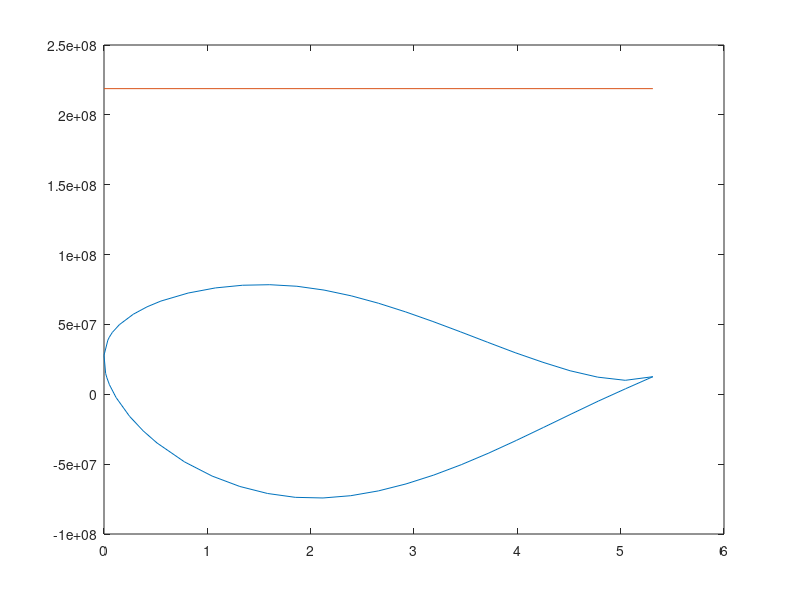

MATLAB code to generate this figure:
clc; clear all ;
%%
load('loads.mat') ;
a=load('n63415-il.dat') ;
c=1.6190 ;
z=-a(:,1)*c*3.28084*0.01;
y= a(:,2)*c*3.28084*0.01;
spar1_ytop=0.1517*3.28084;
spar1_ybot=-0.08855*3.28084;
spar1_z=-0.3*c*3.28084;
spar2_ytop=0.09546*3.28084;
spar2_ybot=-0.031975*3.28084;
spar2_z=-0.7*c*3.28084;
b1=(spar1_ytop-spar1_ybot);
b2=(spar2_ytop-spar2_ybot);
%% thicknesses and Modulus
tw=0.004*3.28084;
tf=tw/2; 
tsc=0.002*3.28084;
hw1=(spar1_ytop-spar1_ybot-2*(tf+tsc));
hw2=(spar2_ytop-spar2_ybot-2*(tf+tsc));
E_al= 1.5351*10^9*32.1522;
E_steel= 4.2*10^9*32.1522;
E_star=E_steel/E_al;
ybar=[(spar1_ytop+spar1_ybot)/2,(spar2_ytop+spar2_ybot)/2];
zbar=[spar1_z,spar2_z];
%% Areas of individual parts
A1=[b1*tsc,b1*tsc,b1*tf,b1*tf,tw*hw1];
A2=[b2*tsc,b2*tsc,b2*tf,b2*tf,tw*hw2];
E=[E_steel,E_steel,E_al,E_al,E_al];
E_star_spar= (1/E_al).*E ;

%% finding spar centroid
A_star_i=[dot(A1,E_star_spar),dot(A2,E_star_spar)];
Sigma_A_star = sum(A_star_i) ;
y_cent_spar= dot(A_star_i,ybar)/Sigma_A_star ;
z_cent_spar= dot(A_star_i,zbar)/Sigma_A_star;

%% adding stigers
no_of_stringer = 4 ;
z_stinger=[z(12),z(9),z(40),z(43)];
y_stinger=[y(12),y(9),y(40),y(43)];

%% stringer centroid 
A_stringer = 0.0052 ; % in ft^2
E_star_stgr = E_steel/E_al ;
EA_stgr = A_stringer*E_star_stgr ;
Sigma_EA_stgr = no_of_stringer*EA_stgr ;
y_cent_stgr = EA_stgr*(sum(y_stinger))/(Sigma_EA_stgr) ;
z_cent_stgr = EA_stgr*(sum(z_stinger))/(Sigma_EA_stgr) ;

%% centroid of spar and stringer
y_cent = (y_cent_spar*Sigma_A_star + y_cent_stgr*Sigma_EA_stgr)/(Sigma_A_star+Sigma_EA_stgr) ;
z_cent = (z_cent_spar*Sigma_A_star + z_cent_stgr*Sigma_EA_stgr)/(Sigma_A_star+Sigma_EA_stgr) ;


%% Finding Moment of Inertia for spars
Izz1=2*((E_star*(b1*tsc^3/12))+(A1(1)*E_star*((tsc+2*tf+hw1)/2)^2))+ 2*(((b1*tf^3/12))+(A1(3)*((tw/4)+(hw1/2))^2))+ (tw*hw1^3/12);
Iyy1=2*E_star*(tsc*b1^3/12)+2*(tf*b1^3/12)+ (hw1*tw^3/12);
Izz2=2*((E_star*(b2*tsc^3/12))+(A2(1)*E_star*((tsc+2*tf+hw1)/2)^2))+ 2*(((b2*tf^3/12))+(A2(3)*((tw/4)+(hw2/2))^2))+ (tw*hw2^3/12);
Iyy2=2*E_star*(tsc*b2^3/12)+2*(tf*b2^3/12)+ (hw2*tw^3/12);

%% MOI for stinger about neutral axis
Iyy_stingers = EA_stgr*( norm(z_stinger - z_cent*linspace(1,1,length(z_stinger))) )^2 ;
Izz_stingers = EA_stgr*( norm(y_stinger - y_cent*linspace(1,1,length(y_stinger))) )^2 ;
Iyz_stringer = EA_stgr*( dot((z_stinger - z_cent*linspace(1,1,length(z_stinger))),(y_stinger - y_cent*linspace(1,1,length(y_stinger)))) ) ;

%% total MOI stringers + spars
Iyy_total=Iyy1+ (A_star_i(1))*(zbar(1)-z_cent)^2 + Iyy2+ (A_star_i(2))*(zbar(2)-z_cent)^2  + Iyy_stingers ;
Izz_total=Izz1+ (A_star_i(1))*(ybar(1)-y_cent)^2 + Izz2+ (A_star_i(2))*(ybar(2)-y_cent)^2  + Izz_stingers ;    
Iyz_total=((A_star_i(1))*(ybar(1)-y_cent)*(zbar(1)-z_cent) + (A_star_i(2))*(zbar(2)-z_cent)*(ybar(2)-y_cent))  + Iyz_stringer;
%% finding V_xx, W_xx
A=[-E_al*Iyz_total,-E_al*Iyy_total ; E_al*Izz_total,E_al*Iyz_total];
M=[M_y_due_to_D(1),M_z_due_to_L(1)];

v=A\M';
%% finding sigma_xx
F_S = 1.5 ;
epsilon_xx= (-(y-y_cent)*v(1)-(z-z_cent)*v(2));  %conversion from meter to feet
sigma_xx= F_S*E_al*epsilon_xx;
sigma_yield= 32.1522.*[6804000,6804000]; %32.1522 %psi
z1=[-5.3117,0];
figure(2)
plot(-z,sigma_xx)
hold on ; plot(-z1,sigma_yield);


